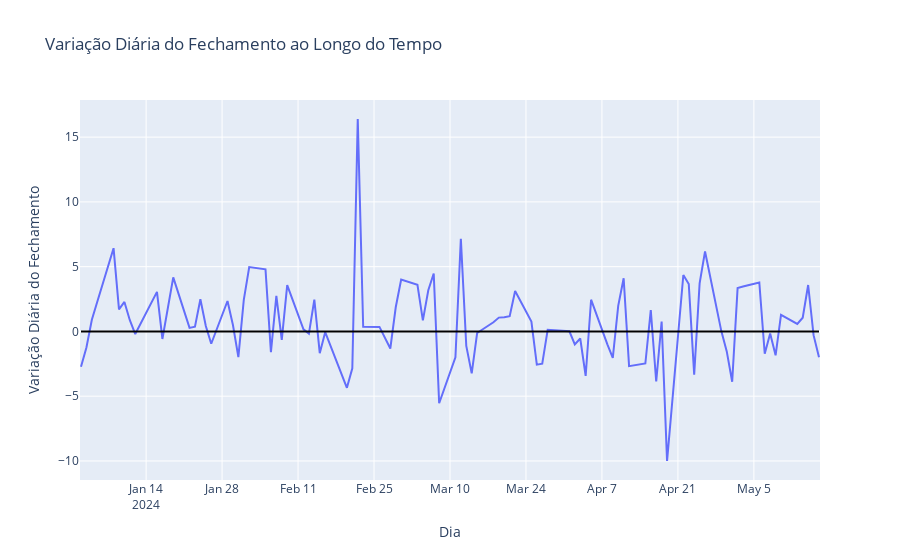

The notebook cell saved with this chart:
### Code cell
# Convertendo a coluna 'Day' para datetime
scatter_df['Day'] = pd.to_datetime(scatter_df['Day'])

# Criando a figura
fig = go.Figure()

# Adicionando a linha com a variação diária do fechamento
fig.add_trace(go.Scatter(x=scatter_df['Day'], y=scatter_df['Daily_Closing_Variation'], mode='lines', name='Variação Diária do Fechamento'))

# Atualizando o layout para definir o eixo X na linha zero
fig.update_layout(
    title='Variação Diária do Fechamento ao Longo do Tempo',
    xaxis_title='Dia',
    yaxis_title='Variação Diária do Fechamento',
    shapes=[dict(type='line', x0=scatter_df['Day'].min(), x1=scatter_df['Day'].max(), y0=0, y1=0, line=dict(color='black', width=2))]
)

# Mostrando o gráfico
fig.show()
